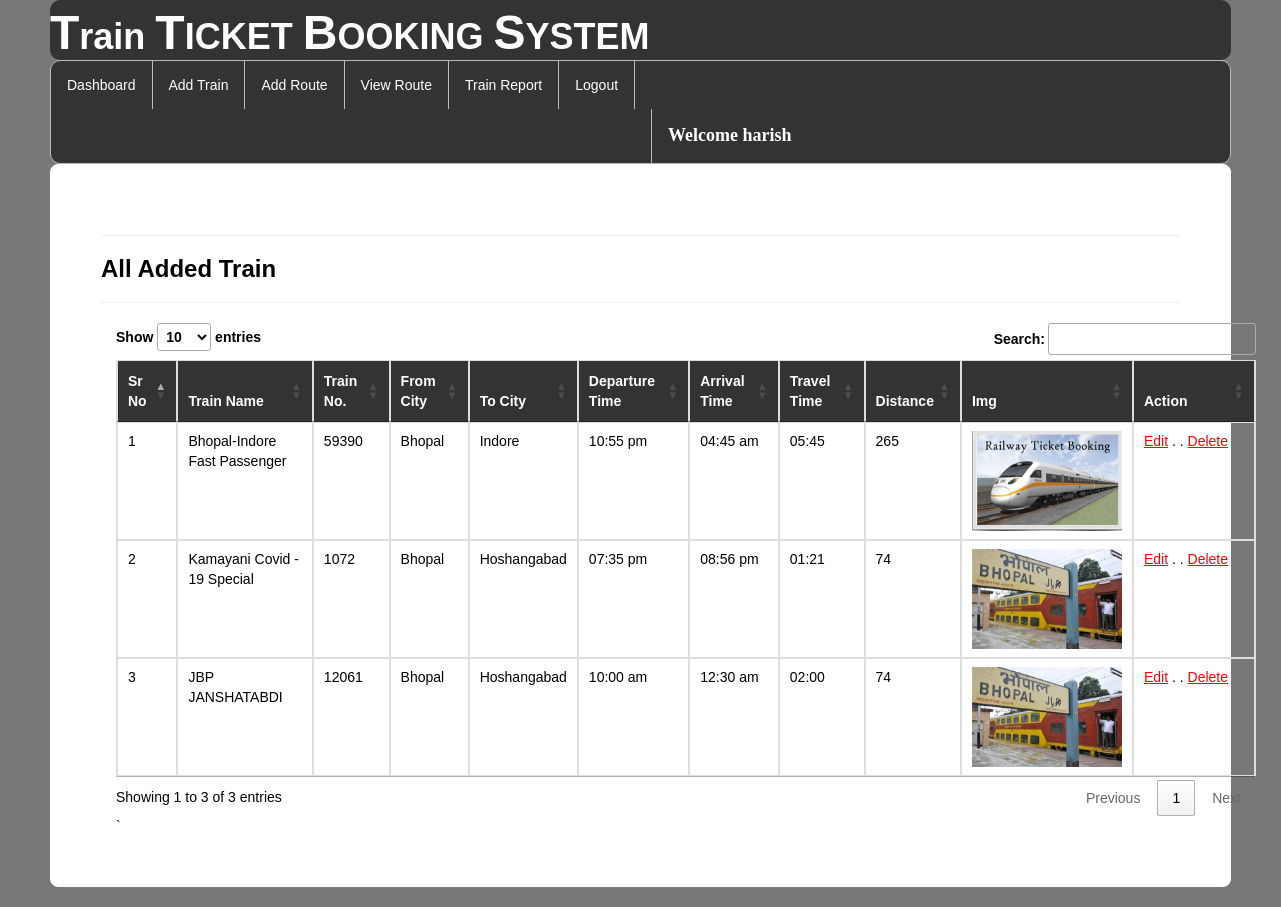
The app's page /viewtrain/ (signed in) with its own data.
### railway/models.py (models this page shows, shortened)
class Add_Train(models.Model):
    trainname = models.CharField(max_length=30,null=True)
    train_no = models.IntegerField(null=True)
    from_city = models.CharField(max_length=30,null=True)
    to_city = models.CharField(max_length=30,null=True)
    departuretime=models.CharField(max_length=30,null=True)
    arrivaltime=models.CharField(max_length=30,null=True)
    trevaltime=models.CharField(max_length=100,null=True)
    distance=models.IntegerField(null=True)
    img=models.FileField(null=True)

### railway/views.py (the view)
# urls.py: path('viewtrain/', view_train, name="view_train"),
def view_train(request):
    if not request.user.is_authenticated:
        return redirect('login')
    data=Add_Train.objects.all()
    d={"data":data}
    return render(request,"view_train.html",d)

### railway/templates/view_train.html (shortened to what this page needs)
{% extends 'navigation3.html' %}
{% load static %}
{% block b %}
<div style="color:Black;border:1px solid white;border-radius:8px;background-color:white;padding:50px">
<hr><h3><strong>All Added Train</strong></h3><hr>
    <div class="container">
<table class="noteCard table table-bordered" id="myTable">
  <thead style="color:white;background-color:#333">
  <tr>
    <th>Sr No</th>
    <th>Train Name</th>
      <th>Train No.</th>
      <th>From City</th>
    <th>To City</th>
    <th>Departure Time</th>
       <th>Arrival Time</th>
    <th>Travel Time</th>
    <th>Distance</th>
    <th>Img</th>
    <th>Action</th>
  </tr>
  </thead>
   <tbody>
    {% for i in data %}
  <tr>
    <td>{{forloop.counter}}</td>
    <td>{{i.trainname}}</td>
    <td>{{i.train_no}}</td>
      <td>{{i.from_city}}</td>
      <td>{{i.to_city}}</td>
      <td>{{i.departuretime}}</td>
      <td>{{i.arrivaltime}}</td>
      <td>{{i.trevaltime}}</td>
      <td>{{i.distance}}</td>
      <td><img  src="{{i.img.url}}" style="width:150px;height:100px"></td>
    <td style="width:100px"><a href="{% url 'edittrain' i.id %}" style="color:red"><u>Edit</u></a>  . .
   <a href="{% url 'delete' i.id %}" style="color:red"><u>Delete</u></a></td>
  </tr>
    {% endfor %}
    </tbody>
</table>`
 </div>
</div>
{% endblock %}

### railway/templates/navigation3.html (shortened to what this page needs)
{% extends 'head.html' %}
{% load static %}
{% block body %}
<link rel = stylesheet href = "//cdn.datatables.net/1.10.19/css/jquery.dataTables.min.css">
<ul class="id2">
  <li id="id1"><a href="{% url 'admindashboard' %}">Dashboard</a></li>
  <li id="id1"><a href="{% url 'add_train' %}">Add Train</a></li>
  <li id="id1"><a href="{% url 'add_route' %}">Add Route</a></li>
  <li id="id1"><a href="{% url 'availableroute' %}">View Route</a></li>
  <li id="id1"><a href="{% url 'view_train'%}">Train Report</a></li>
  <li id="id1"><a href="{% url 'log_out' %}">Logout</a></li>
      <li id="id2" style="margin-left:600px"><a href="" style="color:white"><strong style="font-size:18px;font-family:cursive">Welcome {{request.user.username}}</strong></a></li>
</ul>
{% block b %}
{% endblock %}
{% endblock %}

### railway/templates/head.html (shortened to what this page needs)
<!DOCTYPE html>
<html lang="en">
<head>
  <link rel="stylesheet" href="https://maxcdn.bootstrapcdn.com/bootstrap/3.4.1/css/bootstrap.min.css">
</head>
<body style="background-color:hsl(0, 0%, 47%);margin-left:50px;margin-right:50px;margin-bottom:20px">
    <h1 style="background-color: #333;border-radius:10px;"><strong><font size="16">T</font>rain <font size="16">T</font>ICKET <font size="16">B</font>OOKING <font size="16">S</font>YSTEM
    </strong></h1>
</body>
{% block body %}
{% endblock %}
</html>

### railway/templates/head.html (style rules this page uses)
h1 { margin:0px;padding-top:7px;padding-buttom:7px;color:white; }

### railway/templates/navigation3.html (style rules this page uses)
.id2 { list-style-type: none; margin: 0; padding: 0; overflow: hidden; background-color: #333; border-radius:10px; border:1px solid #bbb; }
#id1 { float: left; border-right:1px solid #bbb; }
#id2 { float: left; border-left:1px solid #bbb; }
li:last-child { border-right: none; }
li a { display: block; color: white; text-align: center; padding: 14px 16px; text-decoration: none; }
body { font-family: Arial, Helvetica, sans-serif; }

### records on screen
Add_Train: trainname "Bhopal-Indore Fast Passenger", train_no "59390", from_city "Bhopal", to_city "Indore", departuretime "10:55 pm", arrivaltime "04:45 am", trevaltime "05:45", distance "265", img (picture)
Add_Train: trainname "Kamayani Covid - 19 Special", train_no "1072", from_city "Bhopal", to_city "Hoshangabad", departuretime "07:35 pm", arrivaltime "08:56 pm", trevaltime "01:21", distance "74", img (picture)
Add_Train: trainname "JBP JANSHATABDI", train_no "12061", from_city "Bhopal", to_city "Hoshangabad", departuretime "10:00 am", arrivaltime "12:30 am", trevaltime "02:00", distance "74", img (picture)

### other values on screen
{{ request.user.username }} "harish"
